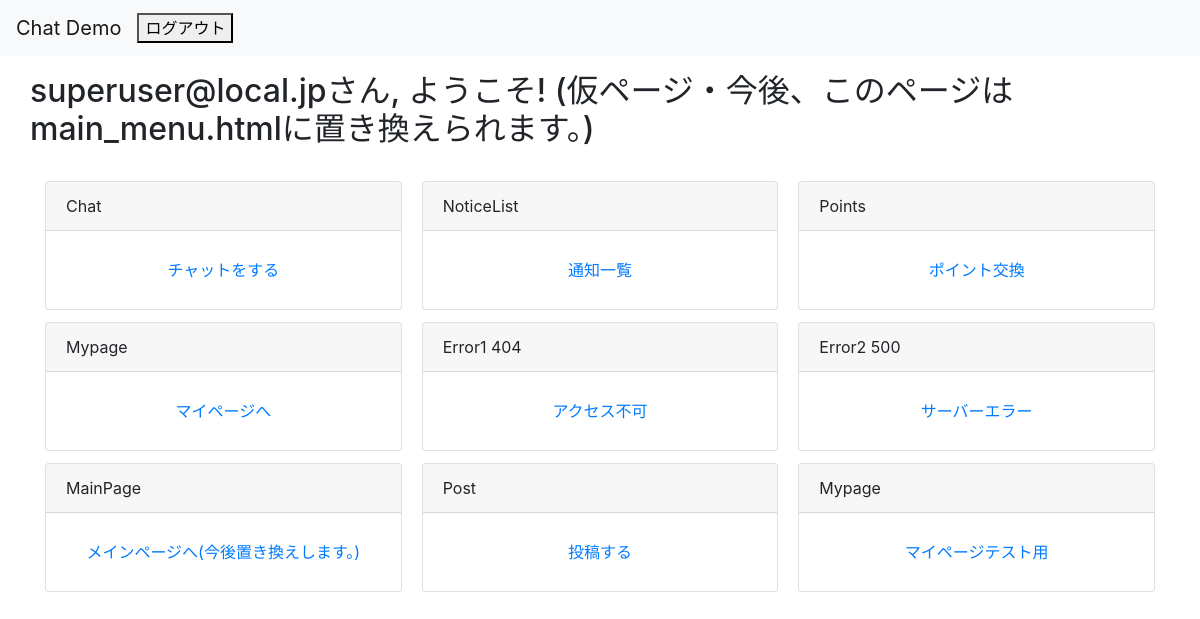
The page / (signed in) on the database as committed earlier.
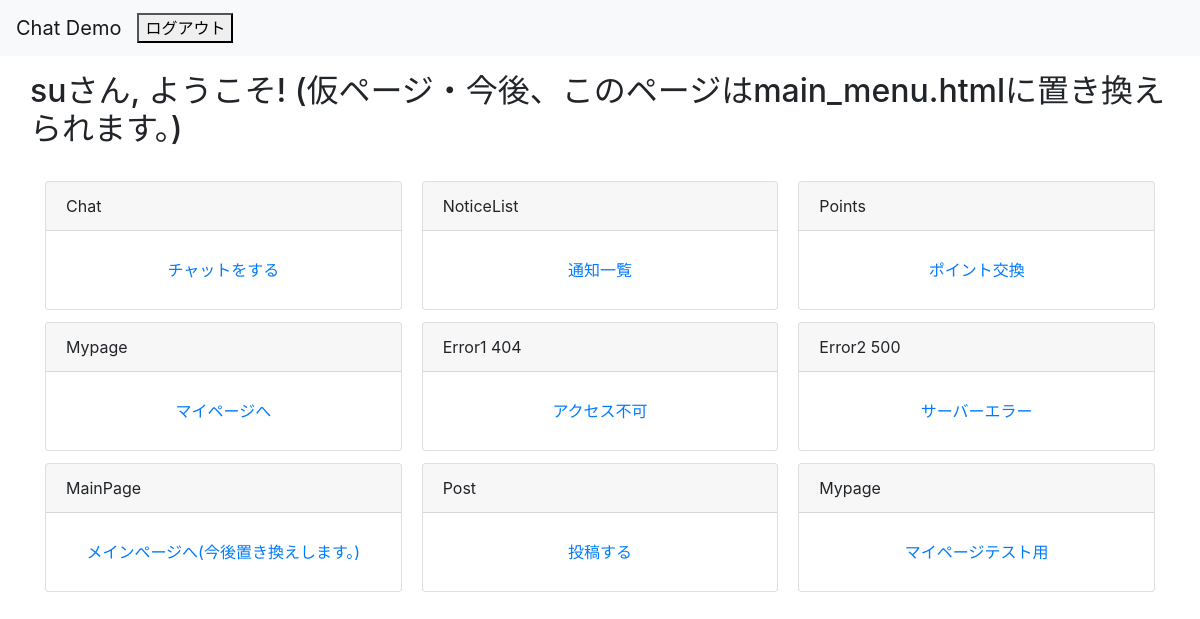
The same page on the database as committed later.
### accounts/models.py (models this page shows)
class User(AbstractBaseUser, PermissionsMixin):
    screen_name = models.CharField(
        gettext_lazy('screen name'),
        max_length=128,
        default='',
        blank=True,
        help_text=gettext_lazy('Option. 128 characters or fewer.'),
    )
    email = models.EmailField(gettext_lazy('E-mail address'), unique=True)
    is_staff = models.BooleanField(
        gettext_lazy('staff status'),
        default=False,
        help_text=gettext_lazy('Designates whether the user can log into this admin site.'),
    )
    is_active = models.BooleanField(
        gettext_lazy('active'),
        default=True,
        help_text=gettext_lazy(
            'Designates whether this user should be treated as active. Unselect this instead of deleting accounts.'
        ),
    )
    date_joined = models.DateTimeField(gettext_lazy('date joined'), default=timezone.now)
    objects = CustomUserManager()
    points = models.IntegerField(
        default=0,
        blank=True,
        null=True,
    )
    USERNAME_FIELD = 'email'
    REQUIRED_FIELDS = []
    class Meta:
        verbose_name = gettext_lazy('user')
        verbose_name_plural = gettext_lazy('users')
    def __str__(self):
        return self.__unicode__()
    def __unicode__(self):
        return self.screen_name or self.email

### accounts/views.py (the view)
# urls.py: path('', views.Index.as_view(), name='index'),
class Index(TemplateView):
    template_name = 'accounts/index.html'

### templates/accounts/index.html (shortened to what the changed rows need)
{% extends 'base.html' %}
{% block content %}
<div class="row justify-content-center">
    {% if user.is_authenticated  %}
    <div class="col-12">
        <div class="row">
            <h2 class="h2">{{ user|stringformat:"s" }}さん, ようこそ! (仮ページ・今後、このページはmain_menu.htmlに置き換えられます。)</h2>
        </div>
        <br>
        <div class="row">
            <div class="col-12">
                <div class="card-columns">
                    <div class="card">
                        <div class="card-header">Chat</div>
                        <div class="card-body">
                            <a href="{% url 'chat:index' %}" class="btn btn-link btn-block" target="_self">
                                チャットをする
                            </a>
                        </div>
                    </div>
                    <div class="card">
                        <div class="card-header">NoticeList</div>
                        <div class="card-body">
                            <a href="{% url 'contents:notice_list' %}" class="btn btn-link btn-block" target="_self">
                                通知一覧
                            </a>
                        </div>
                    </div>
                    <div class="card">
                        <div class="card-header">Points</div>
                        <div class="card-body">
                            <a href="{% url 'accounts:points' %}" class="btn btn-link btn-block" target="_self">
                                ポイント交換
                            </a>
                        </div>
                    </div>
                </div>
                <div class="card-columns">
                    <div class="card">
                        <div class="card-header">Mypage</div>
                        <div class="card-body">
                            <a href="{% url 'contents:index' %}" class="btn btn-link btn-block" target="_self">
                                マイページへ
                            </a>
                        </div>
                    </div>
                    <div class="card">
                        <div class="card-header">Error1 404</div>
                        <div class="card-body">
                            <a href="{% url 'contents:accesserror' %}" class="btn btn-link btn-block" target="_self">
                                アクセス不可
                            </a>
                        </div>
                    </div>
                    <div class="card">
                        <div class="card-header">Error2 500</div>
                        <div class="card-body">
                            <a href="{% url 'contents:servererror' %}" class="btn btn-link btn-block" target="_self">
                                サーバーエラー
                            </a>
                        </div>
                    </div>
                </div>
                <div class="card-columns">
                    <div class="card">
                        <div class="card-header">MainPage</div>
                        <div class="card-body">
                            <a href="{% url 'accounts:menu' %}" class="btn btn-link btn-block" target="_self">
                                メインページへ(今後置き換えします。)
                            </a>
                        </div>
                    </div>
                    <div class="card">
                        <div class="card-header">Post</div>
                        <div class="card-body">
                            <a href="{% url 'post:posts' %}" class="btn btn-link btn-block" target="_self">
                                投稿する
                            </a>
                        </div>
                    </div>
                    <div class="card">
                        <div class="card-header">Mypage</div>
                        <div class="card-body">
                            <a href="{% url 'accounts:mypage' %}" class="btn btn-link btn-block" target="_self">
                                マイページテスト用
                            </a>
                        </div>
                    </div>
                </div>
            </div>
        </div>
    </div>
    {% endif %}
</div>
{% endblock %}

Rows that differ between the two databases and show on the page:
changed User: screen_name "superuser@local.jp" → "su"
